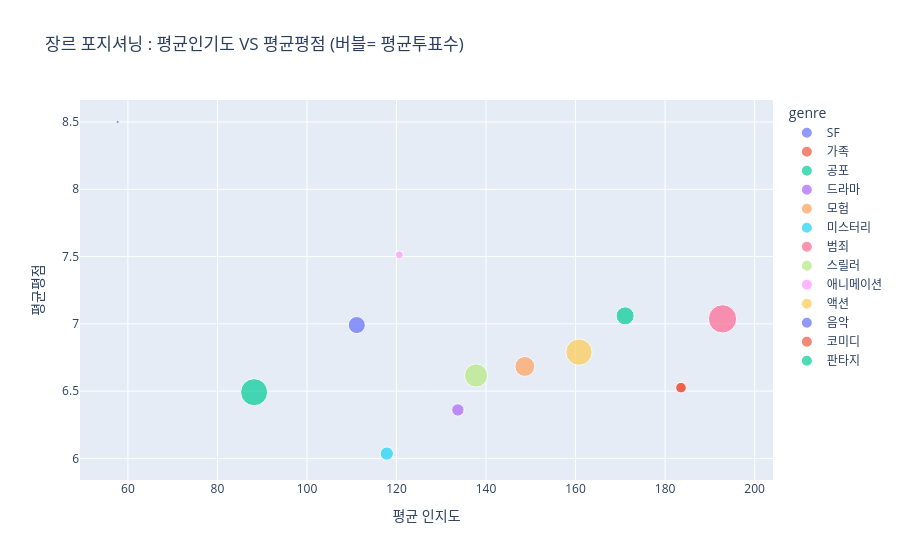

Notebook code for this chart:
### Code cell
import plotly.express as px
fig = px.scatter(
    agg,
    x="avg_popularity",
    y="avg_vote_average",
    hover_name="genre",
    color="genre",
    size="avg_vote_count",
    title="장르 포지셔닝 : 평균인기도 VS 평균평점 (버블= 평균투표수)"
)
fig.update_layout(xaxis_title="평균 인지도", yaxis_title="평균평점")
fig.show()

### Figure 1 — Plotly figure (JSON) as saved in the notebook; plotly's stock layout.template omitted (floating-point values rounded to 4 significant figures)
{"data": [{"hovertemplate": "<b>%{hovertext}</b><br><br>genre=SF<br>avg_popularity=%{x}<br>avg_vote_average=%{y}<br>avg_vote_count=%{marker.size}<extra></extra>", "hovertext": ["SF"], "legendgroup": "SF", "marker": {"color": "#636efa", "size": [351.2], "sizemode": "area", "sizeref": 2.411, "symbol": "circle"}, "mode": "markers", "name": "SF", "orientation": "v", "showlegend": true, "type": "scatter", "x": [111.1], "xaxis": "x", "y": [6.991], "yaxis": "y"}, {"hovertemplate": "<b>%{hovertext}</b><br><br>genre=가족<br>avg_popularity=%{x}<br>avg_vote_average=%{y}<br>avg_vote_count=%{marker.size}<extra></extra>", "hovertext": ["가족"], "legendgroup": "가족", "marker": {"color": "#EF553B", "size": [136], "sizemode": "area", "sizeref": 2.411, "symbol": "circle"}, "mode": "markers", "name": "가족", "orientation": "v", "showlegend": true, "type": "scatter", "x": [183.6], "xaxis": "x", "y": [6.526], "yaxis": "y"}, {"hovertemplate": "<b>%{hovertext}</b><br><br>genre=공포<br>avg_popularity=%{x}<br>avg_vote_average=%{y}<br>avg_vote_count=%{marker.size}<extra></extra>", "hovertext": ["공포"], "legendgroup": "공포", "marker": {"color": "#00cc96", "size": [883.6], "sizemode": "area", "sizeref": 2.411, "symbol": "circle"}, "mode": "markers", "name": "공포", "orientation": "v", "showlegend": true, "type": "scatter", "x": [88.19], "xaxis": "x", "y": [6.492], "yaxis": "y"}, {"hovertemplate": "<b>%{hovertext}</b><br><br>genre=드라마<br>avg_popularity=%{x}<br>avg_vote_average=%{y}<br>avg_vote_count=%{marker.size}<extra></extra>", "hovertext": ["드라마"], "legendgroup": "드라마", "marker": {"color": "#ab63fa", "size": [185], "sizemode": "area", "sizeref": 2.411, "symbol": "circle"}, "mode": "markers", "name": "드라마", "orientation": "v", "showlegend": true, "type": "scatter", "x": [133.7], "xaxis": "x", "y": [6.36], "yaxis": "y"}, {"hovertemplate": "<b>%{hovertext}</b><br><br>genre=모험<br>avg_popularity=%{x}<br>avg_vote_average=%{y}<br>avg_vote_count=%{marker.size}<extra></extra>", "hovertext": ["모험"], "legendgroup": "모험", "marker": {"color": "#FFA15A", "size": [480.8], "sizemode": "area", "sizeref": 2.411, "symbol": "circle"}, "mode": "markers", "name": "모험", "orientation": "v", "showlegend": true, "type": "scatter", "x": [148.7], "xaxis": "x", "y": [6.684], "yaxis": "y"}, {"hovertemplate": "<b>%{hovertext}</b><br><br>genre=미스터리<br>avg_popularity=%{x}<br>avg_vote_average=%{y}<br>avg_vote_count=%{marker.size}<extra></extra>", "hovertext": ["미스터리"], "legendgroup": "미스터리", "marker": {"color": "#19d3f3", "size": [212], "sizemode": "area", "sizeref": 2.411, "symbol": "circle"}, "mode": "markers", "name": "미스터리", "orientation": "v", "showlegend": true, "type": "scatter", "x": [117.8], "xaxis": "x", "y": [6.036], "yaxis": "y"}, {"hovertemplate": "<b>%{hovertext}</b><br><br>genre=범죄<br>avg_popularity=%{x}<br>avg_vote_average=%{y}<br>avg_vote_count=%{marker.size}<extra></extra>", "hovertext": ["범죄"], "legendgroup": "범죄", "marker": {"color": "#FF6692", "size": [964.2], "sizemode": "area", "sizeref": 2.411, "symbol": "circle"}, "mode": "markers", "name": "범죄", "orientation": "v", "showlegend": true, "type": "scatter", "x": [192.8], "xaxis": "x", "y": [7.037], "yaxis": "y"}, {"hovertemplate": "<b>%{hovertext}</b><br><br>genre=스릴러<br>avg_popularity=%{x}<br>avg_vote_average=%{y}<br>avg_vote_count=%{marker.size}<extra></extra>", "hovertext": ["스릴러"], "legendgroup": "스릴러", "marker": {"color": "#B6E880", "size": [652.5], "sizemode": "area", "sizeref": 2.411, "symbol": "circle"}, "mode": "markers", "name": "스릴러", "orientation": "v", "showlegend": true, "type": "scatter", "x": [137.8], "xaxis": "x", "y": [6.617], "yaxis": "y"}, {"hovertemplate": "<b>%{hovertext}</b><br><br>genre=애니메이션<br>avg_popularity=%{x}<br>avg_vote_average=%{y}<br>avg_vote_count=%{marker.size}<extra></extra>", "hovertext": ["애니메이션"], "legendgroup": "애니메이션", "marker": {"color": "#FF97FF", "size": [75], "sizemode": "area", "sizeref": 2.411, "symbol": "circle"}, "mode": "markers", "name": "애니메이션", "orientation": "v", "showlegend": true, "type": "scatter", "x": [120.6], "xaxis": "x", "y": [7.513], "yaxis": "y"}, {"hovertemplate": "<b>%{hovertext}</b><br><br>genre=액션<br>avg_popularity=%{x}<br>avg_vote_average=%{y}<br>avg_vote_count=%{marker.size}<extra></extra>", "hovertext": ["액션"], "legendgroup": "액션", "marker": {"color": "#FECB52", "size": [838.2], "sizemode": "area", "sizeref": 2.411, "symbol": "circle"}, "mode": "markers", "name": "액션", "orientation": "v", "showlegend": true, "type": "scatter", "x": [160.8], "xaxis": "x", "y": [6.79], "yaxis": "y"}, {"hovertemplate": "<b>%{hovertext}</b><br><br>genre=음악<br>avg_popularity=%{x}<br>avg_vote_average=%{y}<br>avg_vote_count=%{marker.size}<extra></extra>", "hovertext": ["음악"], "legendgroup": "음악", "marker": {"color": "#636efa", "size": [14], "sizemode": "area", "sizeref": 2.411, "symbol": "circle"}, "mode": "markers", "name": "음악", "orientation": "v", "showlegend": true, "type": "scatter", "x": [57.71], "xaxis": "x", "y": [8.5], "yaxis": "y"}, {"hovertemplate": "<b>%{hovertext}</b><br><br>genre=코미디<br>avg_popularity=%{x}<br>avg_vote_average=%{y}<br>avg_vote_count=%{marker.size}<extra></extra>", "hovertext": ["코미디"], "legendgroup": "코미디", "marker": {"color": "#EF553B", "size": [136], "sizemode": "area", "sizeref": 2.411, "symbol": "circle"}, "mode": "markers", "name": "코미디", "orientation": "v", "showlegend": true, "type": "scatter", "x": [183.6], "xaxis": "x", "y": [6.526], "yaxis": "y"}, {"hovertemplate": "<b>%{hovertext}</b><br><br>genre=판타지<br>avg_popularity=%{x}<br>avg_vote_average=%{y}<br>avg_vote_count=%{marker.size}<extra></extra>", "hovertext": ["판타지"], "legendgroup": "판타지", "marker": {"color": "#00cc96", "size": [392.2], "sizemode": "area", "sizeref": 2.411, "symbol": "circle"}, "mode": "markers", "name": "판타지", "orientation": "v", "showlegend": true, "type": "scatter", "x": [171.1], "xaxis": "x", "y": [7.06], "yaxis": "y"}], "layout": {"legend": {"itemsizing": "constant", "title": {"text": "genre"}, "tracegroupgap": 0}, "title": {"text": "장르 포지셔닝 : 평균인기도 VS 평균평점 (버블= 평균투표수)"}, "xaxis": {"anchor": "y", "domain": [0, 1], "title": {"text": "평균 인지도"}}, "yaxis": {"anchor": "x", "domain": [0, 1], "title": {"text": "평균평점"}}}}
